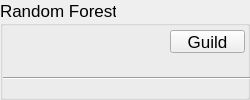
             <widget class="QWidget" name="RDST">
              <layout class="QVBoxLayout" name="verticalLayout_15">
               <property name="spacing">
                <number>0</number>
               </property>
               <property name="leftMargin">
                <number>0</number>
               </property>
               <property name="topMargin">
                <number>0</number>
               </property>
               <property name="rightMargin">
                <number>0</number>
               </property>
               <property name="bottomMargin">
                <number>0</number>
               </property>
               <item>
                <widget class="QGroupBox" name="randomForest_groupBox">
                 <property name="minimumSize">
                  <size>
                   <width>250</width>
                   <height>0</height>
                  </size>
                 </property>
                 <property name="font">
                  <font>
                   <pointsize>13</pointsize>
                  </font>
                 </property>
                 <property name="styleSheet">
                  <string notr="true"/>
                 </property>
                 <property name="title">
                  <string>Random Forest</string>
                 </property>
                 <widget class="QWidget" name="verticalLayoutWidget_2">
                  <property name="geometry">
                   <rect>
                    <x>0</x>
                    <y>60</y>
                    <width>271</width>
                    <height>501</height>
                   </rect>
                  </property>
                  <layout class="QVBoxLayout" name="verticalLayout_16">
                   <property name="leftMargin">
                    <number>3</number>
                   </property>
                   <property name="topMargin">
                    <number>3</number>
                   </property>
                   <property name="rightMargin">
                    <number>3</number>
                   </property>
                   <property name="bottomMargin">
                    <number>3</number>
                   </property>
                   <item>
                    <widget class="Line" name="line_17">
                     <property name="orientation">
                      <enum>Qt::Horizontal</enum>
                     </property>
                    </widget>
                   </item>
                   <item>
                    <layout class="QHBoxLayout" name="horizontalLayout_15">
                     <property name="leftMargin">
                      <number>10</number>
                     </property>
                     <property name="rightMargin">
                      <number>5</number>
                     </property>
                     <item>
                      <widget class="QLabel" name="label_13">
                       <property name="text">
                        <string>N_estimators</string>
                       </property>
                      </widget>
                     </item>
                     <item>
                      <widget class="QSpinBox" name="nEstimators_RDST_spinBox">
                       <property name="minimum">
                        <number>1</number>
                       </property>
                       <property name="maximum">
                        <number>100</number>
                       </property>
                      </widget>
                     </item>
                    </layout>
                   </item>
                   <item>
                    <widget class="Line" name="line_8">
                     <property name="orientation">
                      <enum>Qt::Horizontal</enum>
                     </property>
                    </widget>
                   </item>
                   <item>
                    <layout class="QHBoxLayout" name="horizontalLayout_29">
                     <property name="leftMargin">
                      <number>10</number>
                     </property>
                     <property name="rightMargin">
                      <number>5</number>
                     </property>
                     <item>
                      <widget class="QLabel" name="label_10">
                       <property name="font">
                        <font>
                         <family>Times New Roman</family>
                        </font>
                       </property>
                       <property name="text">
                        <string>Criterion</string>
                       </property>
                      </widget>
                     </item>
                     <item>
                      <widget class="QComboBox" name="criterion_RDST_comboBox">
                       <item>
                        <property name="text">
                         <string>Gini</string>
                        </property>
                       </item>
                       <item>
                        <property name="text">
                         <string>Entropy</string>
                        </property>
                       </item>
                       <item>
                        <property name="text">
                         <string>Log_loss</string>
                        </property>
                       </item>
                      </widget>
                     </item>
                    </layout>
                   </item>
                   <item>
                    <widget class="Line" name="line_10">
                     <property name="orientation">
                      <enum>Qt::Horizontal</enum>
                     </property>
                    </widget>
                   </item>
                   <item>
                    <layout class="QHBoxLayout" name="horizontalLayout_30">
                     <property name="leftMargin">
                      <number>10</number>
                     </property>
                     <property name="rightMargin">
                      <number>5</number>
                     </property>
                     <item>
                      <widget class="QLabel" name="label_11">
                       <property name="text">
                        <string>Max depth</string>
                       </property>
                      </widget>
                     </item>
                     <item>
                      <widget class="QSpinBox" name="maxDepth_RDST_spinBox">
                       <property name="minimum">
                        <number>3</number>
                       </property>
                       <property name="maximum">
                        <number>30</number>
                       </property>
                       <property name="value">
                        <number>3</number>
                       </property>
                      </widget>
                     </item>
                    </layout>
                   </item>
                   <item>
                    <widget class="Line" name="line_11">
                     <property name="orientation">
                      <enum>Qt::Horizontal</enum>
                     </property>
                    </widget>
                   </item>
                   <item>
                    <layout class="QHBoxLayout" name="horizontalLayout_31">
                     <property name="leftMargin">
                      <number>10</number>
                     </property>
                     <property name="rightMargin">
                      <number>5</number>
                     </property>
                     <item>
                      <widget class="QLabel" name="label_12">
                       <property name="text">
                        <string>Min samples split</string>
                       </property>
                      </widget>
                     </item>
                     <item>
                      <widget class="QSpinBox" name="minSamplesSplit_RDST_spinBox">
                       <property name="minimum">
                        <number>2</number>
                       </property>
                       <property name="maximum">
                        <number>30</number>
                       </property>
                       <property name="value">
                        <number>2</number>
                       </property>
                      </widget>
                     </item>
                    </layout>
                   </item>
                   <item>
                    <widget class="Line" name="line_12">
                     <property name="orientation">
                      <enum>Qt::Horizontal</enum>
                     </property>
                    </widget>
                   </item>
                   <item>
                    <layout class="QHBoxLayout" name="horizontalLayout_32">
                     <property name="leftMargin">
                      <number>10</number>
                     </property>
                     <property name="rightMargin">
                      <number>5</number>
                     </property>
                     <item>
                      <widget class="QLabel" name="label_27">
                       <property name="text">
                        <string>Min samples leaf</string>
                       </property>
                      </widget>
                     </item>
                     <item>
                      <widget class="QSpinBox" name="maxSampleLeaf_RDST_spinBox">
                       <property name="minimum">
                        <number>1</number>
                       </property>
                       <property name="maximum">
                        <number>30</number>
                       </property>
                       <property name="value">
                        <number>2</number>
                       </property>
                      </widget>
                     </item>
                    </layout>
                   </item>
                   <item>
                    <widget class="Line" name="line_13">
                     <property name="orientation">
                      <enum>Qt::Horizontal</enum>
                     </property>
                    </widget>
                   </item>
                   <item>
                    <layout class="QHBoxLayout" name="horizontalLayout_34">
                     <property name="leftMargin">
                      <number>10</number>
                     </property>
                     <property name="rightMargin">
                      <number>5</number>
                     </property>
                     <item>
                      <widget class="QLabel" name="label_28">
                       <property name="text">
                        <string>Max features</string>
                       </property>
                      </widget>
                     </item>
                     <item>
                      <widget class="QSpinBox" name="maxFeature_RDST_spinBox">
                       <property name="minimum">
                        <number>1</number>
                       </property>
                       <property name="maximum">
                        <number>50</number>
                       </property>
                       <property name="value">
                        <number>2</number>
                       </property>
                      </widget>
                     </item>
                    </layout>
                   </item>
                   <item>
                    <widget class="Line" name="line_14">
                     <property name="orientation">
                      <enum>Qt::Horizontal</enum>
                     </property>
                    </widget>
                   </item>
                   <item>
                    <widget class="Line" name="line_16">
                     <property name="orientation">
                      <enum>Qt::Horizontal</enum>
                     </property>
                    </widget>
                   </item>
                  </layout>
                 </widget>
                 <widget class="QPushButton" name="paraGuild_RDST_btn">
                  <property name="geometry">
                   <rect>
                    <x>10</x>
                    <y>570</y>
                    <width>181</width>
                    <height>31</height>
                   </rect>
                  </property>
                  <property name="font">
                   <font>
                    <pointsize>-1</pointsize>
                   </font>
                  </property>
                  <property name="cursor">
                   <cursorShape>PointingHandCursor</cursorShape>
                  </property>
                  <property name="styleSheet">
                   <string notr="true">color: rgb(0, 0, 255);</string>
                  </property>
                  <property name="text">
                   <string>Parameter Recommend</string>
                  </property>
                  <property name="icon">
                   <iconset>
                    <normaloff>../icon/hint.png</normaloff>../icon/hint.png</iconset>
                  </property>
                 </widget>
                 <widget class="QPushButton" name="guild_RDST_btn">
                  <property name="geometry">
                   <rect>
                    <x>170</x>
                    <y>30</y>
                    <width>75</width>
                    <height>23</height>
                   </rect>
                  </property>
                  <property name="text">
                   <string>Guild</string>
                  </property>
                  <property name="icon">
                   <iconset resource="../icon/designer.qrc">
                    <normaloff>:/images/search.png</normaloff>:/images/search.png</iconset>
                  </property>
                 </widget>
                </widget>
               </item>
              </layout>
             </widget>
